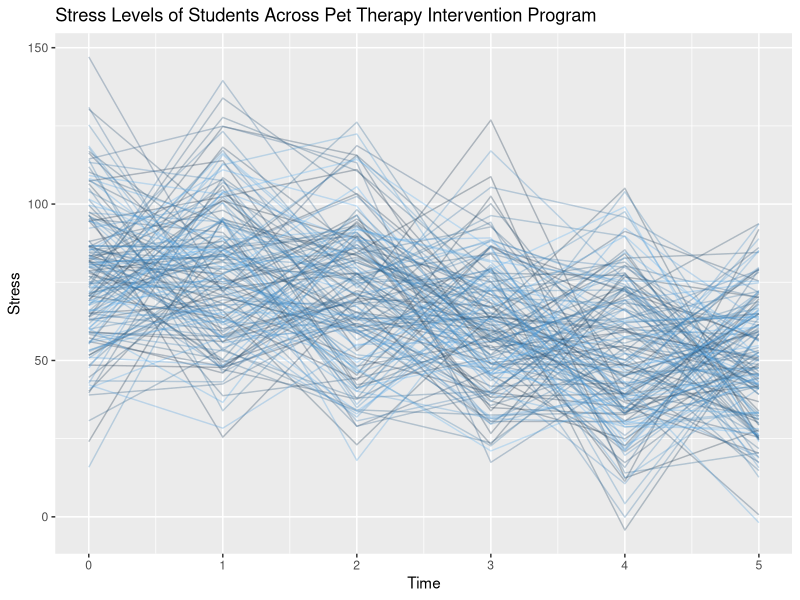

Write the R code that produced this figure.
#!/usr/bin/env Rscript

library(ggplot2)
library(lme4)

set.seed(222)

N <- 150
nobs <- 6
sigma <- 20
sig00 <- 10
b0 <- 80
b1 <- -6

ID = rep(1:N, each = nobs)
Time = rep(0:5, 150)

dat <- data.frame(ID, Time)

u0 <- rnorm(N, 0, sig00)
dat$u0 <- rep(u0, each=nobs)

dat$err <- rnorm(900, 0, sigma)

dat$Stress <- (b0 + u0)  + b1*dat$Time + dat$err

dat <- dat[,-c(3:4)]
summary(dat) 
ggplot(dat, aes(x = Time, y = Stress, group=ID, color = ID)) +
  geom_line(alpha=.3) + labs(title="Stress Levels of Students Across Pet Therapy Intervention Program") +
  theme(legend.position = "none")

## Model 0: Linear regression (fixed-effects only)
model0 <- lm(Stress ~ Time, data=dat)
summary(model0)

## Model 1: Random intercept model
model1 <- lmer(Stress ~ Time + (1|ID), data=dat, REML=FALSE)
summary(model1)
